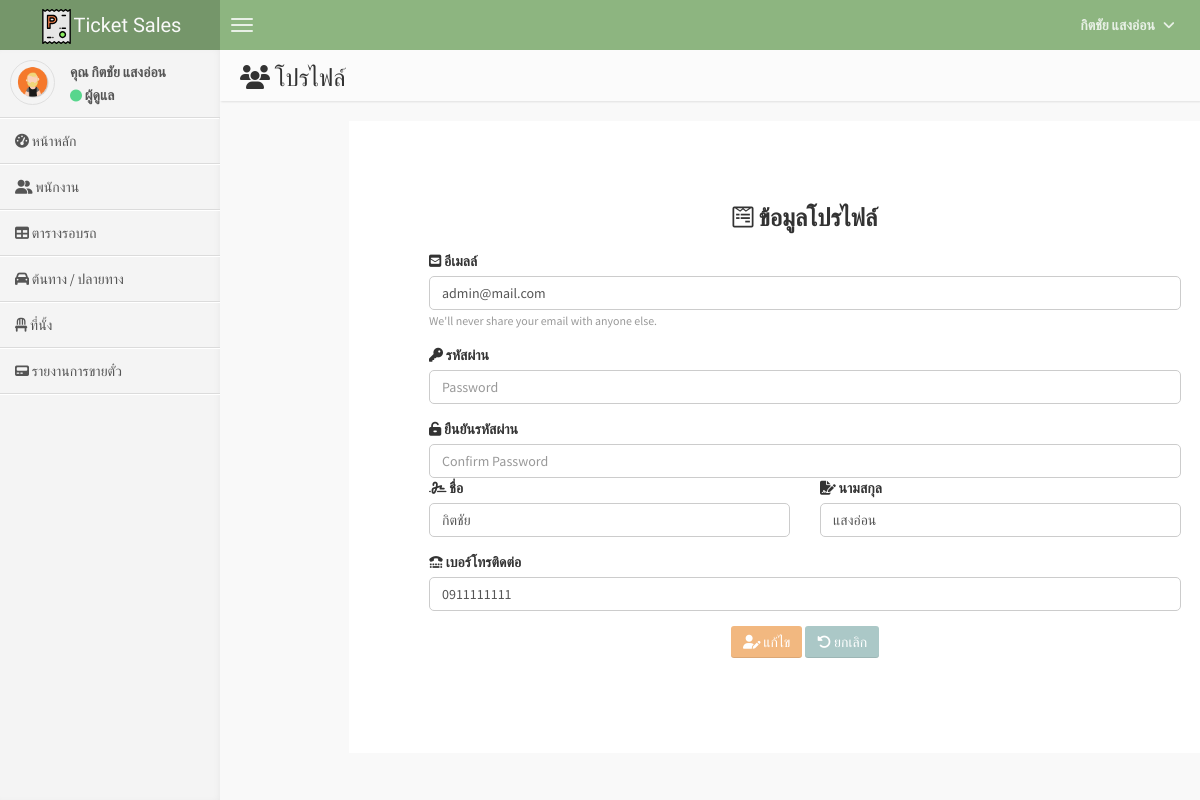
Screenshot of /edit_profile.php (signed in) with the database file from the repository.
### tables this page shows
CREATE TABLE `tb_user` (
  `u_id` int(11) NOT NULL,
  `u_email` varchar(70) NOT NULL,
  `u_password` varchar(280) NOT NULL,
  `u_first_name` varchar(180) NOT NULL,
  `u_last_name` varchar(80) NOT NULL,
  `u_role` int(11) NOT NULL DEFAULT 0,
  `u_tel` varchar(10) NOT NULL
);

### edit_profile.php (the view, shortened to what this page needs)
<?php
require "connect.php";
$id = $_SESSION["user_id"];
$role = $_SESSION["user_role"];
$SQL = "SELECT * FROM tb_user WHERE u_id = '{$id}'";
$objQuery = mysqli_query($con, $SQL);
$user = mysqli_fetch_assoc($objQuery);
?>
<!DOCTYPE html>
<html>
<head>
    <link href="css/bootstrap.min.css" rel="stylesheet" type="text/css" />
    <link rel="stylesheet" href="node_modules\@fortawesome\fontawesome-free\css\all.min.css">
    <link href="css/AdminLTE.css" rel="stylesheet" type="text/css" />
    <link href="css/custom.css" rel="stylesheet" type="text/css" />
</head>
<body class="skin-blue">
    <header class="header">
        <a href="index.php" class="logo">
            <img src="svg/parking_ticket.svg" width="35px" height="35px"/>Ticket Sales
        </a>
        <nav class="navbar navbar-static-top" role="navigation">
            <a href="#" class="navbar-btn sidebar-toggle" data-toggle="offcanvas" role="button">
                <span class="icon-bar"></span>
                <span class="icon-bar"></span>
                <span class="icon-bar"></span>
            </a>
            <div class="navbar-right">
                <ul class="nav navbar-nav">
                    <li class="dropdown user user-menu">
                        <a href="#" class="dropdown-toggle" data-toggle="dropdown">
                            <span> <?= $user["u_first_name"] . " " . $user["u_last_name"] ?></span>
                            <i class="fas fa-angle-down" style="font-size: 14px;margin-left: 5px;"></i>
                        </a>
                    </li>
                </ul>
            </div>
        </nav>
    </header>
    <div class="wrapper row-offcanvas row-offcanvas-left">
        <aside class="left-side sidebar-offcanvas">
            <section class="sidebar">
                <div class="user-panel">
                    <div class="pull-left image">
                        <img src="img/user1.png" class="img-circle" alt="User Image" />
                    </div>
                    <div class="pull-left info">
                        <p>คุณ <?= $user["u_first_name"] . " " . $user["u_last_name"] ?> </p>
                        <div>
                            <i class="fas fa-circle" style="font-size: 12px;color:#58D68D"></i>
                            <?= $role == 1 ? "ผู้ดูแล" : "พนักงาน" ?>
                        </div>
                    </div>
                </div>
                <?php require "navigation.php" ?>
            </section>
        </aside>
        <aside class="right-side">
            <section class="content-header" style="display: flex;">
                <h1>
                    <i class="fas fa-users"></i> โปรไฟล์
                </h1>
            </section>
            <section class="content container content_add_emp">
                <form class="form_add_emp" action="action/action_update_profile.php" method="POST">
                    <div class="form_title"><i class="fab fa-wpforms"></i> ข้อมูลโปรไฟล์</div>
                    <div class="form-group">
                        <label for="email"> <i class="fas fa-envelope-square"></i> อีเมลล์</label>
                        <input type="email" value="<?= $user['u_email'] ?>" name="email" class="form-control" aria-describedby="emailHelp" placeholder="Enter email" required autofocus>
                        <small id="emailHelp" class="form-text text-muted">We'll never share your email with anyone else.</small>
                    </div>
                    <div class="form-group">
                        <label for="password"> <i class="fas fa-key"></i> รหัสผ่าน</label>
                        <input type="password" name="password" class="form-control" placeholder="Password">
                    </div>
                    <div class="form-group">
                        <label for="confirm_password"> <i class="fas fa-unlock-alt"></i> ยืนยันรหัสผ่าน </label>
                        <input type="password" name="confirm_password" class="form-control" placeholder="Confirm Password"
                    </div>
                    <div class="row">
                        <div class="col-sm-12 col-md-6">
                            <div class="form-group">
                                <label for="first_name"><i class="fas fa-signature"></i> ชื่อ</label>
                                <input type="text" value="<?= $user['u_first_name'] ?>" name="first_name" class="form-control" placeholder="First Name" required>
                            </div>
                        </div>
                        <div class="col-sm-12 col-md-6">
                            <div class="form-group">
                                <label for="last_name"><i class="fas fa-file-signature"></i> นามสกุล</label>
                                <input type="text" value="<?= $user['u_last_name'] ?>" name="last_name" class="form-control" placeholder="Last Name" required>
                            </div>
                        </div>
                    </div>
                    <div class="form-group">
                        <label for="tel"><i class="fas fa-tty"></i> เบอร์โทรติดต่อ</label>
                        <input type="text" value="<?= $user['u_tel'] ?>" name="tel" class="form-control" maxlength="10" placeholder="Tel" required>
                    </div>
                    <div class="text-center">
                        <button type="submit" name="add_emp_submit" class="btn btn-warning">
                            <i class="fas fa-user-edit"></i>
                            แก้ไข
                        </button>
                        <button type="reset" class="btn btn-primary">
                            <i class="fas fa-undo-alt"></i>
                            ยกเลิก
                        </button>
                    </div>
                </form>
            </section>
        </aside>
    </div>
</body>
</html>

### css/AdminLTE.css (style rules this page uses)
html, body { overflow-x: hidden!important; font-family: 'Source Sans Pro', sans-serif; -webkit-font-smoothing: antialiased; min-height: 100%; background: #f9f9f9; }
a { color: #3c8dbc; }
.wrapper { min-height: 100%; }
.wrapper:before, .wrapper:after { display: table; content: " "; }
.wrapper:after { clear: both; }
body > .header { position: absolute; top: 0; left: 0; right: 0; z-index: 1030; }
.right-side, .left-side { min-height: 100%; display: block; }
.right-side { background-color: #f9f9f9; margin-left: 220px; }
.left-side { position: absolute; width: 220px; top: 0; }
@media screen and (min-width: 992px) { .left-side { top: 50px; } }
.content { padding: 20px 15px; background: #f9f9f9; }
h1, h2, h3, h4, h5, h6, .h1, .h2, .h3, .h4, .h5, .h6 { font-family: 'Source Sans Pro', sans-serif; }
img { max-width: 100%important; }
body > .header { position: relative; max-height: 100px; z-index: 1030; }
body > .header .navbar { height: 50px; margin-bottom: 0; margin-left: 220px; }
body > .header .navbar .sidebar-toggle { float: left; padding: 9px 5px; margin-top: 8px; margin-right: 0; margin-bottom: 8px; margin-left: 5px; background-color: transparent; background-image: none; border: 1px solid transparent; -webkit-border-radius: 0 !important; -moz-border-radius: 0 !important; border-radius: 0 !important; }
body > .header .navbar .sidebar-toggle .icon-bar { display: block; width: 22px; height: 2px; -webkit-border-radius: 4px; -moz-border-radius: 4px; border-radius: 4px; }
body > .header .navbar .sidebar-toggle .icon-bar + .icon-bar { margin-top: 4px; }
body > .header .navbar .nav > li.user > a { font-weight: bold; }
body > .header .logo { float: left; font-size: 20px; line-height: 50px; text-align: center; padding: 0 10px; width: 220px; font-family: 'Kaushan Script', cursive; font-weight: 500; height: 50px; display: block; }
.right-side > .content-header { position: relative; padding: 15px 15px 10px 20px; }
.right-side > .content-header > h1 { margin: 0; font-size: 24px; }
.sidebar { margin-bottom: 5px; }
.user-panel { padding: 10px; }
.user-panel:before, .user-panel:after { display: table; content: " "; }
.user-panel:after { clear: both; }
.user-panel > .image > img { width: 45px; height: 45px; }
.user-panel > .info { font-weight: 600; padding: 5px 5px 5px 15px; font-size: 14px; line-height: 1; }
.user-panel > .info > p { margin-bottom: 9px; }
.form-control { -webkit-border-radius: 0px !important; -moz-border-radius: 0px !important; border-radius: 0px !important; box-shadow: none; }
.btn { font-weight: 500; -webkit-border-radius: 3px; -moz-border-radius: 3px; border-radius: 3px; border: 1px solid transparent; -webkit-box-shadow: inset 0px -2px 0px 0px rgba(0, 0, 0, 0.09); -moz-box-shadow: inset 0px -2px 0px 0px rgba(0, 0, 0, 0.09); box-shadow: inset 0px -1px 0px 0px rgba(0, 0, 0, 0.09); }
.btn.btn-primary { background-color: #3c8dbc; border-color: #367fa9; }
.btn.btn-warning { background-color: #f39c12; border-color: #e08e0b; }
.skin-blue .navbar { background-color: #3c8dbc; }
.skin-blue .navbar .nav a { color: rgba(255, 255, 255, 0.8); }
.skin-blue .navbar .navbar-right > .nav { margin-right: 10px; }
.skin-blue .navbar .sidebar-toggle .icon-bar { background: rgba(255, 255, 255, 0.8); }
.skin-blue .logo { background-color: #367fa9; color: #f9f9f9; }
.skin-blue .right-side > .content-header { background: #fbfbfb; box-shadow: 1px 1px 2px rgba(0, 0, 0, 0.1); }
.skin-blue .user-panel > .image > img { border: 1px solid #dfdfdf; }
.skin-blue .user-panel > .info, .skin-blue .user-panel > .info > a { color: #555555; }
.skin-blue .sidebar { border-bottom: 1px solid #fff; }
.skin-blue .left-side { background: #f4f4f4; -webkit-box-shadow: inset -3px 0px 8px -4px rgba(0, 0, 0, 0.1); -moz-box-shadow: inset -3px 0px 8px -4px rgba(0, 0, 0, 0.1); box-shadow: inset -3px 0px 8px -4px rgba(0, 0, 0, 0.07); }

### css/custom.css (style rules this page uses)
.form_add_emp { background-color: white !important; width: 80%; padding: 80px; }
.content_add_emp { display: flex; justify-content: center; }
.form_title { font-size: 24px; text-align: center; margin-bottom: 15px; font-weight: bold; }
.skin-blue .navbar { background-color: #8DB580 !important; }
.skin-blue .logo { background-color: #75966a !important; color: #f9f9f9 !important; }
.btn.btn-primary { background-color: #ABC8C7 !important; border: none !important; }
.btn.btn-warning { background-color: #F2B880 !important; border: none !important; }
.form-control { border-radius: 5px !important; }

### rows the page displays
tb_user: u_first_name "กิตชัย", u_last_name "แสงอ่อน", email "admin@mail.com", first_name "กิตชัย", last_name "แสงอ่อน", tel "0911111111"
